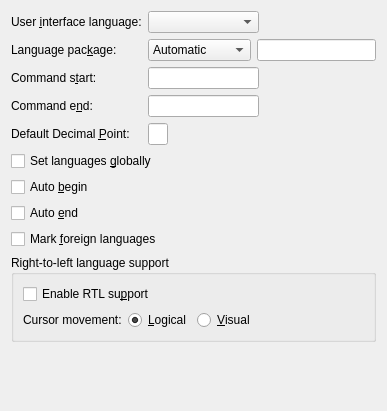
<ui version="4.0">
 <class>PrefLanguageUi</class>
 <widget class="QWidget" name="PrefLanguageUi">
  <property name="geometry">
   <rect>
    <x>0</x>
    <y>0</y>
    <width>387</width>
    <height>411</height>
   </rect>
  </property>
  <property name="windowTitle">
   <string/>
  </property>
  <layout class="QGridLayout" name="gridLayout_2">
   <item row="0" column="0">
    <widget class="QLabel" name="uiLanguageLA">
     <property name="text">
      <string>User &amp;interface language:</string>
     </property>
     <property name="buddy">
      <cstring>uiLanguageCO</cstring>
     </property>
    </widget>
   </item>
   <item row="0" column="1">
    <widget class="QComboBox" name="uiLanguageCO">
     <property name="toolTip">
      <string>Select the language of the user interface (menus, dialogs, etc.)</string>
     </property>
     <property name="maxVisibleItems">
      <number>20</number>
     </property>
    </widget>
   </item>
   <item row="1" column="0">
    <widget class="QLabel" name="languagePackageLA">
     <property name="text">
      <string>Language pac&amp;kage:</string>
     </property>
     <property name="buddy">
      <cstring>languagePackageCO</cstring>
     </property>
    </widget>
   </item>
   <item row="1" column="1" colspan="2">
    <layout class="QHBoxLayout" name="horizontalLayout">
     <item>
      <widget class="QComboBox" name="languagePackageCO">
       <property name="toolTip">
        <string>Select which language package LyX should use</string>
       </property>
       <item>
        <property name="text">
         <string>Automatic</string>
        </property>
       </item>
       <item>
        <property name="text">
         <string>Always Babel</string>
        </property>
       </item>
       <item>
        <property name="text">
         <string>Custom</string>
        </property>
       </item>
       <item>
        <property name="text">
         <string>None</string>
        </property>
       </item>
      </widget>
     </item>
     <item>
      <widget class="QLineEdit" name="languagePackageED">
       <property name="toolTip">
        <string>Enter the command to load the language package (default: babel)</string>
       </property>
      </widget>
     </item>
    </layout>
   </item>
   <item row="2" column="0">
    <widget class="QLabel" name="startCommandLA">
     <property name="text">
      <string>Command s&amp;tart:</string>
     </property>
     <property name="buddy">
      <cstring>startCommandED</cstring>
     </property>
    </widget>
   </item>
   <item row="2" column="1">
    <widget class="QLineEdit" name="startCommandED">
     <property name="toolTip">
      <string>The LaTeX command that starts a switch to a foreign language</string>
     </property>
    </widget>
   </item>
   <item row="2" column="2">
    <spacer name="horizontalSpacer">
     <property name="orientation">
      <enum>Qt::Horizontal</enum>
     </property>
     <property name="sizeHint" stdset="0">
      <size>
       <width>102</width>
       <height>20</height>
      </size>
     </property>
    </spacer>
   </item>
   <item row="3" column="0">
    <widget class="QLabel" name="endCommandLA">
     <property name="text">
      <string>Command e&amp;nd:</string>
     </property>
     <property name="buddy">
      <cstring>endCommandED</cstring>
     </property>
    </widget>
   </item>
   <item row="3" column="1">
    <widget class="QLineEdit" name="endCommandED">
     <property name="toolTip">
      <string>The LaTeX command that ends a switch to a foreign language</string>
     </property>
    </widget>
   </item>
   <item row="4" column="0">
    <widget class="QLabel" name="decimalPointL">
     <property name="text">
      <string>Default Decimal &amp;Point:</string>
     </property>
     <property name="buddy">
      <cstring>defaultDecimalPointLE</cstring>
     </property>
    </widget>
   </item>
   <item row="4" column="1">
    <widget class="QLineEdit" name="defaultDecimalPointLE">
     <property name="maximumSize">
      <size>
       <width>20</width>
       <height>16777215</height>
      </size>
     </property>
     <property name="inputMask">
      <string>X; </string>
     </property>
     <property name="alignment">
      <set>Qt::AlignCenter</set>
     </property>
    </widget>
   </item>
   <item row="5" column="0" colspan="2">
    <widget class="QCheckBox" name="globalCB">
     <property name="toolTip">
      <string>Check to pass the language globally (to the document class), not locally (to the language package)</string>
     </property>
     <property name="text">
      <string>Set languages &amp;globally</string>
     </property>
    </widget>
   </item>
   <item row="6" column="0">
    <widget class="QCheckBox" name="autoBeginCB">
     <property name="toolTip">
      <string>If checked, the document language is not explicitly set by a language switch command</string>
     </property>
     <property name="text">
      <string>Auto &amp;begin</string>
     </property>
    </widget>
   </item>
   <item row="7" column="0">
    <widget class="QCheckBox" name="autoEndCB">
     <property name="toolTip">
      <string>If checked, the document language is not explicitly closed by a language switch command</string>
     </property>
     <property name="text">
      <string>Auto &amp;end</string>
     </property>
    </widget>
   </item>
   <item row="8" column="0" colspan="2">
    <widget class="QCheckBox" name="markForeignCB">
     <property name="toolTip">
      <string>Check to highlight foreign languages visually in the work area</string>
     </property>
     <property name="text">
      <string>Mark &amp;foreign languages</string>
     </property>
    </widget>
   </item>
   <item row="9" column="0" colspan="3">
    <widget class="QGroupBox" name="rtlGB2">
     <property name="toolTip">
      <string/>
     </property>
     <property name="title">
      <string>Right-to-left language support</string>
     </property>
     <property name="flat">
      <bool>true</bool>
     </property>
     <property name="checkable">
      <bool>false</bool>
     </property>
     <layout class="QGridLayout" name="gridLayout">
      <item row="0" column="0">
       <widget class="QCheckBox" name="rtlGB">
        <property name="toolTip">
         <string>Select to enable support of right-to-left languages (e.g. Hebrew, Arabic).</string>
        </property>
        <property name="text">
         <string>Enable RTL su&amp;pport</string>
        </property>
       </widget>
      </item>
      <item row="1" column="0">
       <layout class="QHBoxLayout">
        <property name="spacing">
         <number>6</number>
        </property>
        <property name="margin">
         <number>0</number>
        </property>
        <item>
         <widget class="QLabel" name="cursorMovementLA">
          <property name="text">
           <string>Cursor movement:</string>
          </property>
          <property name="scaledContents">
           <bool>false</bool>
          </property>
         </widget>
        </item>
        <item>
         <widget class="QRadioButton" name="logicalCursorRB">
          <property name="text">
           <string>&amp;Logical</string>
          </property>
          <property name="checked">
           <bool>true</bool>
          </property>
         </widget>
        </item>
        <item>
         <widget class="QRadioButton" name="visualCursorRB">
          <property name="text">
           <string>&amp;Visual</string>
          </property>
         </widget>
        </item>
       </layout>
      </item>
      <item row="1" column="1">
       <spacer>
        <property name="orientation">
         <enum>Qt::Horizontal</enum>
        </property>
        <property name="sizeHint" stdset="0">
         <size>
          <width>101</width>
          <height>20</height>
         </size>
        </property>
       </spacer>
      </item>
     </layout>
    </widget>
   </item>
   <item row="10" column="0">
    <spacer>
     <property name="orientation">
      <enum>Qt::Vertical</enum>
     </property>
     <property name="sizeType">
      <enum>QSizePolicy::Expanding</enum>
     </property>
     <property name="sizeHint" stdset="0">
      <size>
       <width>20</width>
       <height>20</height>
      </size>
     </property>
    </spacer>
   </item>
  </layout>
 </widget>
 <tabstops>
  <tabstop>uiLanguageCO</tabstop>
  <tabstop>languagePackageED</tabstop>
  <tabstop>startCommandED</tabstop>
  <tabstop>endCommandED</tabstop>
  <tabstop>defaultDecimalPointLE</tabstop>
  <tabstop>globalCB</tabstop>
  <tabstop>autoBeginCB</tabstop>
  <tabstop>autoEndCB</tabstop>
  <tabstop>markForeignCB</tabstop>
  <tabstop>rtlGB</tabstop>
  <tabstop>logicalCursorRB</tabstop>
  <tabstop>visualCursorRB</tabstop>
 </tabstops>
 <includes>
  <include location="local">qt_i18n.h</include>
 </includes>
 <resources/>
 <connections>
  <connection>
   <sender>rtlGB</sender>
   <signal>toggled(bool)</signal>
   <receiver>logicalCursorRB</receiver>
   <slot>setEnabled(bool)</slot>
   <hints>
    <hint type="sourcelabel">
     <x>139</x>
     <y>317</y>
    </hint>
    <hint type="destinationlabel">
     <x>162</x>
     <y>348</y>
    </hint>
   </hints>
  </connection>
  <connection>
   <sender>rtlGB</sender>
   <signal>toggled(bool)</signal>
   <receiver>visualCursorRB</receiver>
   <slot>setEnabled(bool)</slot>
   <hints>
    <hint type="sourcelabel">
     <x>139</x>
     <y>317</y>
    </hint>
    <hint type="destinationlabel">
     <x>228</x>
     <y>348</y>
    </hint>
   </hints>
  </connection>
  <connection>
   <sender>rtlGB</sender>
   <signal>toggled(bool)</signal>
   <receiver>cursorMovementLA</receiver>
   <slot>setEnabled(bool)</slot>
   <hints>
    <hint type="sourcelabel">
     <x>139</x>
     <y>317</y>
    </hint>
    <hint type="destinationlabel">
     <x>72</x>
     <y>348</y>
    </hint>
   </hints>
  </connection>
 </connections>
</ui>
